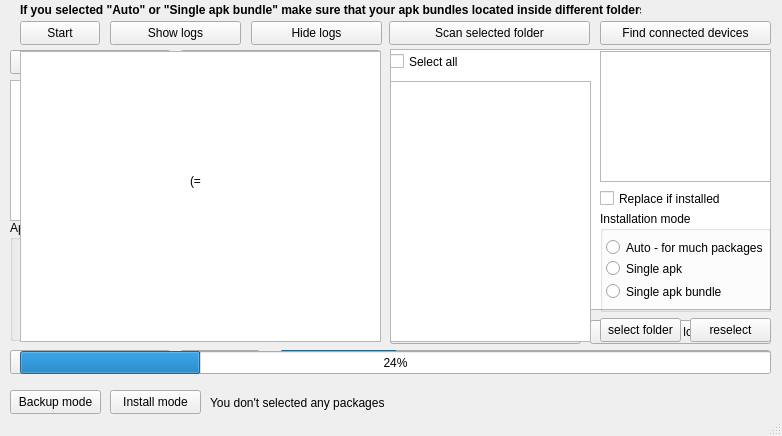
<?xml version="1.0" encoding="UTF-8"?>
<ui version="4.0">
 <class>Android_backup</class>
 <widget class="QMainWindow" name="Android_backup">
  <property name="geometry">
   <rect>
    <x>0</x>
    <y>0</y>
    <width>782</width>
    <height>436</height>
   </rect>
  </property>
  <property name="minimumSize">
   <size>
    <width>782</width>
    <height>436</height>
   </size>
  </property>
  <property name="maximumSize">
   <size>
    <width>782</width>
    <height>436</height>
   </size>
  </property>
  <property name="windowTitle">
   <string>ADBackup</string>
  </property>
  <widget class="QWidget" name="centralwidget">
   <widget class="QPushButton" name="bcm">
    <property name="geometry">
     <rect>
      <x>10</x>
      <y>390</y>
      <width>91</width>
      <height>24</height>
     </rect>
    </property>
    <property name="text">
     <string>Backup mode</string>
    </property>
   </widget>
   <widget class="QPushButton" name="inm">
    <property name="geometry">
     <rect>
      <x>110</x>
      <y>390</y>
      <width>91</width>
      <height>24</height>
     </rect>
    </property>
    <property name="text">
     <string>Install mode</string>
    </property>
   </widget>
   <widget class="QWidget" name="Bc_widget" native="true">
    <property name="enabled">
     <bool>true</bool>
    </property>
    <property name="geometry">
     <rect>
      <x>10</x>
      <y>20</y>
      <width>791</width>
      <height>361</height>
     </rect>
    </property>
    <widget class="QGroupBox" name="bcMode">
     <property name="geometry">
      <rect>
       <x>0</x>
       <y>200</y>
       <width>161</width>
       <height>121</height>
      </rect>
     </property>
     <property name="title">
      <string>Apps backup mode</string>
     </property>
     <widget class="QRadioButton" name="Rbt1">
      <property name="geometry">
       <rect>
        <x>10</x>
        <y>27</y>
        <width>90</width>
        <height>21</height>
       </rect>
      </property>
      <property name="text">
       <string>All apps</string>
      </property>
     </widget>
     <widget class="QRadioButton" name="Rbt2">
      <property name="geometry">
       <rect>
        <x>10</x>
        <y>57</y>
        <width>141</width>
        <height>21</height>
       </rect>
      </property>
      <property name="text">
       <string>Installed by user only</string>
      </property>
     </widget>
     <widget class="QRadioButton" name="Rbt3">
      <property name="geometry">
       <rect>
        <x>10</x>
        <y>87</y>
        <width>121</width>
        <height>21</height>
       </rect>
      </property>
      <property name="text">
       <string>System apps only</string>
      </property>
     </widget>
    </widget>
    <widget class="QPlainTextEdit" name="dvcsOut">
     <property name="geometry">
      <rect>
       <x>0</x>
       <y>60</y>
       <width>161</width>
       <height>141</height>
      </rect>
     </property>
    </widget>
    <widget class="QPushButton" name="StartBt">
     <property name="geometry">
      <rect>
       <x>170</x>
       <y>330</y>
       <width>80</width>
       <height>24</height>
      </rect>
     </property>
     <property name="text">
      <string>Start</string>
     </property>
    </widget>
    <widget class="QPushButton" name="shLogs">
     <property name="geometry">
      <rect>
       <x>380</x>
       <y>300</y>
       <width>191</width>
       <height>24</height>
      </rect>
     </property>
     <property name="text">
      <string>Show logs</string>
     </property>
    </widget>
    <widget class="QLabel" name="label">
     <property name="geometry">
      <rect>
       <x>170</x>
       <y>-3</y>
       <width>591</width>
       <height>16</height>
      </rect>
     </property>
     <property name="text">
      <string/>
     </property>
    </widget>
    <widget class="QLabel" name="label_2">
     <property name="geometry">
      <rect>
       <x>560</x>
       <y>150</y>
       <width>49</width>
       <height>16</height>
      </rect>
     </property>
     <property name="text">
      <string>=)</string>
     </property>
    </widget>
    <widget class="QPushButton" name="hdLogs">
     <property name="geometry">
      <rect>
       <x>580</x>
       <y>300</y>
       <width>181</width>
       <height>24</height>
      </rect>
     </property>
     <property name="text">
      <string>Hide logs</string>
     </property>
    </widget>
    <widget class="QPushButton" name="dvcsBt">
     <property name="geometry">
      <rect>
       <x>0</x>
       <y>30</y>
       <width>161</width>
       <height>24</height>
      </rect>
     </property>
     <property name="text">
      <string>Find connected devices</string>
     </property>
    </widget>
    <widget class="QCheckBox" name="selAll">
     <property name="geometry">
      <rect>
       <x>170</x>
       <y>60</y>
       <width>77</width>
       <height>21</height>
      </rect>
     </property>
     <property name="text">
      <string>Select all</string>
     </property>
    </widget>
    <widget class="QPushButton" name="get_pkgList">
     <property name="geometry">
      <rect>
       <x>170</x>
       <y>30</y>
       <width>201</width>
       <height>24</height>
      </rect>
     </property>
     <property name="text">
      <string>Update packages list</string>
     </property>
    </widget>
    <widget class="QPlainTextEdit" name="LogsOut">
     <property name="geometry">
      <rect>
       <x>380</x>
       <y>29</y>
       <width>381</width>
       <height>261</height>
      </rect>
     </property>
    </widget>
    <widget class="QProgressBar" name="progressBar">
     <property name="geometry">
      <rect>
       <x>270</x>
       <y>330</y>
       <width>491</width>
       <height>23</height>
      </rect>
     </property>
     <property name="value">
      <number>24</number>
     </property>
    </widget>
    <widget class="QListWidget" name="pkgList">
     <property name="geometry">
      <rect>
       <x>170</x>
       <y>81</y>
       <width>201</width>
       <height>241</height>
      </rect>
     </property>
    </widget>
    <widget class="QPushButton" name="bresel">
     <property name="geometry">
      <rect>
       <x>0</x>
       <y>330</y>
       <width>161</width>
       <height>24</height>
      </rect>
     </property>
     <property name="text">
      <string>Reselect</string>
     </property>
    </widget>
   </widget>
   <widget class="QWidget" name="Ins_widget" native="true">
    <property name="geometry">
     <rect>
      <x>0</x>
      <y>0</y>
      <width>801</width>
      <height>381</height>
     </rect>
    </property>
    <widget class="QPushButton" name="ifnddvcs">
     <property name="geometry">
      <rect>
       <x>600</x>
       <y>21</y>
       <width>171</width>
       <height>24</height>
      </rect>
     </property>
     <property name="text">
      <string>Find connected devices</string>
     </property>
    </widget>
    <widget class="QPlainTextEdit" name="idvcsList">
     <property name="geometry">
      <rect>
       <x>600</x>
       <y>51</y>
       <width>171</width>
       <height>131</height>
      </rect>
     </property>
    </widget>
    <widget class="QGroupBox" name="imode">
     <property name="geometry">
      <rect>
       <x>600</x>
       <y>211</y>
       <width>171</width>
       <height>101</height>
      </rect>
     </property>
     <property name="title">
      <string>Installation mode</string>
     </property>
     <widget class="QRadioButton" name="irbc1">
      <property name="geometry">
       <rect>
        <x>6</x>
        <y>26</y>
        <width>161</width>
        <height>21</height>
       </rect>
      </property>
      <property name="text">
       <string>Auto - for much packages</string>
      </property>
     </widget>
     <widget class="QRadioButton" name="irbc2">
      <property name="geometry">
       <rect>
        <x>6</x>
        <y>47</y>
        <width>121</width>
        <height>21</height>
       </rect>
      </property>
      <property name="text">
       <string>Single apk</string>
      </property>
     </widget>
     <widget class="QRadioButton" name="irbc3">
      <property name="geometry">
       <rect>
        <x>6</x>
        <y>70</y>
        <width>151</width>
        <height>21</height>
       </rect>
      </property>
      <property name="text">
       <string>Single apk bundle</string>
      </property>
     </widget>
    </widget>
    <widget class="QPushButton" name="selfldr">
     <property name="geometry">
      <rect>
       <x>600</x>
       <y>318</y>
       <width>81</width>
       <height>24</height>
      </rect>
     </property>
     <property name="text">
      <string>select folder</string>
     </property>
    </widget>
    <widget class="QLabel" name="inotc">
     <property name="geometry">
      <rect>
       <x>20</x>
       <y>0</y>
       <width>621</width>
       <height>21</height>
      </rect>
     </property>
     <property name="text">
      <string>&lt;html&gt;&lt;head/&gt;&lt;body&gt;&lt;p&gt;&lt;span style=&quot; font-weight:700;&quot;&gt;If you selected &amp;quot;Auto&amp;quot; or &amp;quot;Single apk bundle&amp;quot; make sure that your apk bundles located inside different folders&lt;/span&gt;&lt;/p&gt;&lt;/body&gt;&lt;/html&gt;</string>
     </property>
    </widget>
    <widget class="QPushButton" name="scanfldr">
     <property name="geometry">
      <rect>
       <x>389</x>
       <y>21</y>
       <width>201</width>
       <height>24</height>
      </rect>
     </property>
     <property name="text">
      <string>Scan selected folder</string>
     </property>
    </widget>
    <widget class="QCheckBox" name="iselall">
     <property name="geometry">
      <rect>
       <x>390</x>
       <y>51</y>
       <width>77</width>
       <height>21</height>
      </rect>
     </property>
     <property name="text">
      <string>Select all</string>
     </property>
    </widget>
    <widget class="QListWidget" name="ipkgList">
     <property name="geometry">
      <rect>
       <x>390</x>
       <y>81</y>
       <width>201</width>
       <height>261</height>
      </rect>
     </property>
    </widget>
    <widget class="QPushButton" name="ihdlogs">
     <property name="geometry">
      <rect>
       <x>251</x>
       <y>21</y>
       <width>131</width>
       <height>24</height>
      </rect>
     </property>
     <property name="text">
      <string>Hide logs</string>
     </property>
    </widget>
    <widget class="QPushButton" name="ishlogs">
     <property name="geometry">
      <rect>
       <x>110</x>
       <y>21</y>
       <width>131</width>
       <height>24</height>
      </rect>
     </property>
     <property name="text">
      <string>Show logs</string>
     </property>
    </widget>
    <widget class="QPushButton" name="istartBt">
     <property name="geometry">
      <rect>
       <x>20</x>
       <y>21</y>
       <width>80</width>
       <height>24</height>
      </rect>
     </property>
     <property name="text">
      <string>Start</string>
     </property>
    </widget>
    <widget class="QPlainTextEdit" name="ilogsOut">
     <property name="geometry">
      <rect>
       <x>20</x>
       <y>51</y>
       <width>361</width>
       <height>291</height>
      </rect>
     </property>
    </widget>
    <widget class="QProgressBar" name="iprogressBar">
     <property name="geometry">
      <rect>
       <x>20</x>
       <y>351</y>
       <width>751</width>
       <height>23</height>
      </rect>
     </property>
     <property name="value">
      <number>24</number>
     </property>
    </widget>
    <widget class="QLabel" name="label_4">
     <property name="geometry">
      <rect>
       <x>190</x>
       <y>171</y>
       <width>21</width>
       <height>21</height>
      </rect>
     </property>
     <property name="text">
      <string>&lt;html&gt;&lt;head/&gt;&lt;body&gt;&lt;p&gt;(=&lt;/p&gt;&lt;/body&gt;&lt;/html&gt;</string>
     </property>
    </widget>
    <widget class="QPushButton" name="selfldr_2">
     <property name="geometry">
      <rect>
       <x>690</x>
       <y>318</y>
       <width>81</width>
       <height>24</height>
      </rect>
     </property>
     <property name="text">
      <string>reselect</string>
     </property>
    </widget>
    <widget class="QCheckBox" name="rii">
     <property name="geometry">
      <rect>
       <x>600</x>
       <y>188</y>
       <width>121</width>
       <height>21</height>
      </rect>
     </property>
     <property name="text">
      <string>Replace if installed</string>
     </property>
    </widget>
   </widget>
   <widget class="QLabel" name="label_3">
    <property name="geometry">
     <rect>
      <x>210</x>
      <y>395</y>
      <width>211</width>
      <height>16</height>
     </rect>
    </property>
    <property name="text">
     <string>You don't selected any packages</string>
    </property>
   </widget>
   <zorder>bcm</zorder>
   <zorder>inm</zorder>
   <zorder>label_3</zorder>
   <zorder>Bc_widget</zorder>
   <zorder>Ins_widget</zorder>
  </widget>
  <widget class="QMenuBar" name="menubar">
   <property name="geometry">
    <rect>
     <x>0</x>
     <y>0</y>
     <width>782</width>
     <height>21</height>
    </rect>
   </property>
  </widget>
  <widget class="QStatusBar" name="statusbar"/>
 </widget>
 <resources/>
 <connections/>
</ui>
